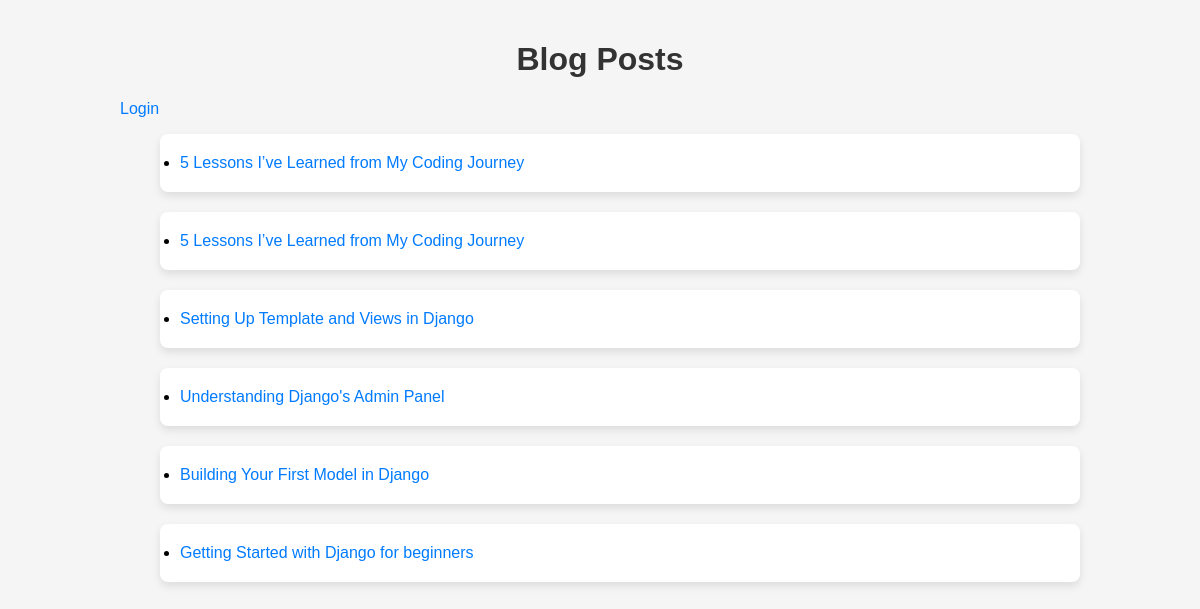
The app's page /, older data.
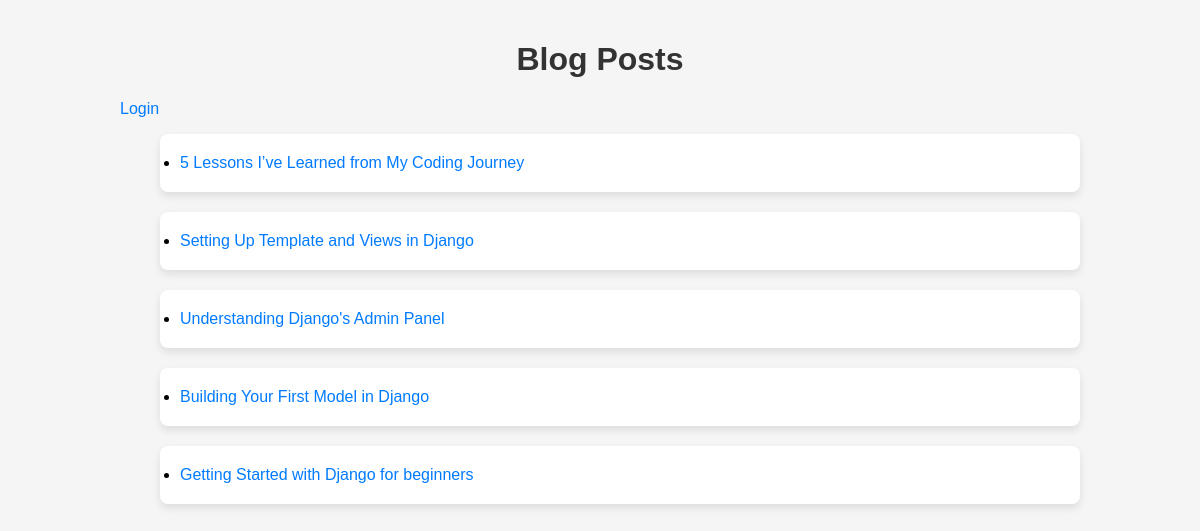
The same page, newer data.
### blog/models.py (models this page shows, shortened)
class Post(models.Model):
    title = models.CharField(max_length=200)                   # Title of the blog post
    content = models.TextField()                               # Content of the post
    author = models.ForeignKey(User, on_delete=models.CASCADE) # Author of the post
    created_at = models.DateTimeField(default=timezone.now)    # Creation date and time
    updated_at = models.DateTimeField(auto_now=True)           # Date and time of the last update

### blog/views.py (the view)
# urls.py: path('', views.post_list, name='post_list'),
def post_list(request):
    posts = Post.objects.all().order_by('-created_at')  # Ordering posts by creation date, newest first
    return render(request, 'blog/post_list.html', {'posts': posts})

### blog/templates/blog/post_list.html (shortened to what this page needs)
{% load static %}
<html lang="en">
<head>
    <link rel="stylesheet" href="{% static 'blog/styles.css' %}">
</head>
<body>
    <div class="container">
        <h1>Blog Posts</h1>
        {% if user.is_authenticated %}
        <a href="{% url 'create_post' %}">Create New Post</a>
        <a href="{% url 'logout' %}">Logout</a>
        {% else %}
        <a href="{% url 'login' %}">Login</a>
        {% endif %}
        <ul>
            {% for post in posts %}
            <div class="post">
                <li>
                    <a href="{% url 'post_detail' post_id=post.id %}">{{ post.title }}</a>
                </li>
            </div>
            {% endfor %}
        </ul>
    </div>
</body>
</html>

Row changes from the older to the newer data that the page shows:
removed Post: title "5 Lessons I’ve Learned from My Coding Journey"
